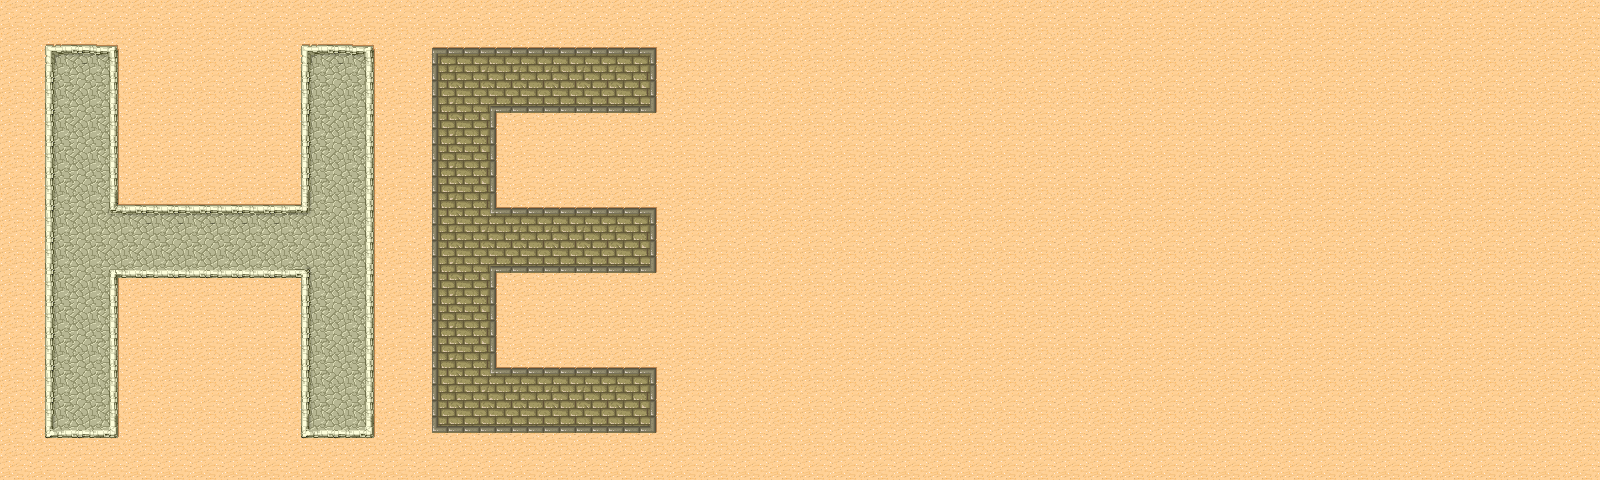

Tiled map render using the project's own tile images. Description and the map definition, with tile-layer contents summarised, below:
An orthogonal 50x15 tile map with 32x32 px tiles, 1 tile layer (Capa de Patrones 1).

<map version="1.0" orientation="orthogonal" renderorder="left-up" width="50" height="15" tilewidth="32" tileheight="32" nextobjectid="1">
 <tileset firstgid="1" name="Desert" tilewidth="32" tileheight="32" spacing="1" margin="1" tilecount="48" columns="8">
  <image source="tmw_desert_spacing.png" width="265" height="199" />
  <terraintypes>
   <terrain name="dirt" tile="-1" />
   <terrain name="bricks" tile="-1" />
   <terrain name="stone" tile="-1" />
  </terraintypes>
  <tile id="0" terrain=",,,1" />
  <tile id="1" terrain=",,1,1" />
  <tile id="2" terrain=",,1," />
  <tile id="3" terrain="0,0,0," />
  <tile id="4" terrain="0,0,,0" />
  <tile id="5" terrain=",,,0" />
  <tile id="6" terrain=",,0,0" />
  <tile id="7" terrain=",,0," />
  <tile id="8" terrain=",1,,1" />
  <tile id="9" terrain="1,1,1,1" />
  <tile id="10" terrain="1,,1," />
  <tile id="11" terrain="0,,0,0" />
  <tile id="12" terrain=",0,0,0" />
  <tile id="13" terrain=",0,,0" />
  <tile id="14" terrain="0,0,0,0" />
  <tile id="15" terrain="0,,0," />
  <tile id="16" terrain=",1,," />
  <tile id="17" terrain="1,1,," />
  <tile id="18" terrain="1,,," />
  <tile id="19" terrain="1,1,1," />
  <tile id="20" terrain="1,1,,1" />
  <tile id="21" terrain=",0,," />
  <tile id="22" terrain="0,0,," />
  <tile id="23" terrain="0,,," />
  <tile id="24" terrain=",,,2" />
  <tile id="25" terrain=",,2,2" />
  <tile id="26" terrain=",,2," />
  <tile id="27" terrain="1,,1,1" />
  <tile id="28" terrain=",1,1,1" />
  <tile id="32" terrain=",2,,2" />
  <tile id="33" terrain="2,2,2,2" />
  <tile id="34" terrain="2,,2," />
  <tile id="35" terrain="2,2,2," />
  <tile id="36" terrain="2,2,,2" />
  <tile id="40" terrain=",2,," />
  <tile id="41" terrain="2,2,," />
  <tile id="42" terrain="2,,," />
  <tile id="43" terrain="2,,2,2" />
  <tile id="44" terrain=",2,2,2" />
 </tileset>
 <layer name="Capa de Patrones 1" width="50" height="15">
  <data>[750 cells, 750 non-empty, 25 distinct tile ids]</data>
 </layer>
</map>
